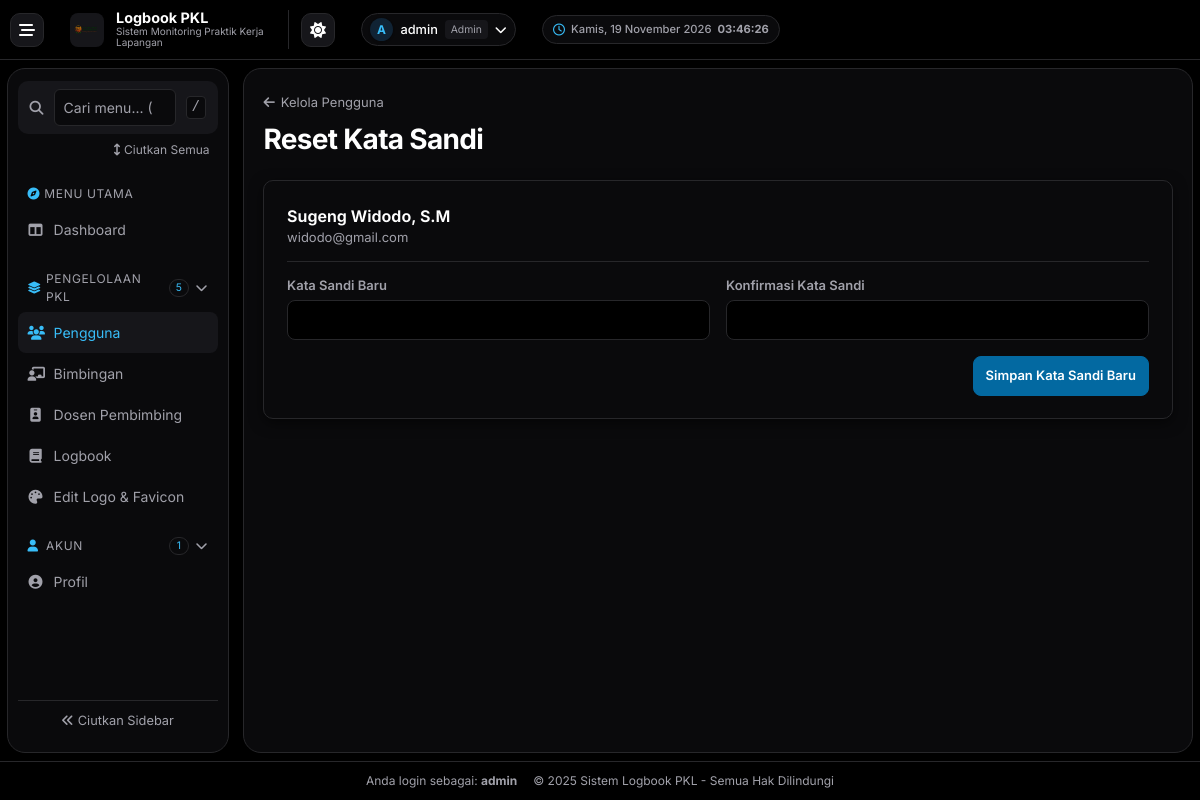
The page /admin/reset_password.php?id=8 (signed in) on the database its author committed.
### tables this page shows
CREATE TABLE IF NOT EXISTS `settings` (
  `setting_key` varchar(50) NOT NULL,
  `setting_value` text NOT NULL,
  `updated_at` timestamp NOT NULL DEFAULT CURRENT_TIMESTAMP ON UPDATE CURRENT_TIMESTAMP,
  PRIMARY KEY (`setting_key`)
);

CREATE TABLE `users` (
  `id` int(11) NOT NULL,
  `nama` varchar(100) DEFAULT NULL,
  `username` varchar(50) DEFAULT NULL,
  `password` varchar(255) DEFAULT NULL,
  `role` enum('admin','mahasiswa','dosen_pkl','dosen_lapangan') NOT NULL,
  `created_at` timestamp NOT NULL DEFAULT current_timestamp(),
  `remember_token` varchar(64) DEFAULT NULL,
  `prodi` varchar(100) DEFAULT NULL,
  `email_verified` tinyint(1) DEFAULT 0,
  `phone` varchar(15) DEFAULT NULL,
  `profile_image` varchar(255) DEFAULT NULL
);

### includes/settings.php (called while the page is built, shortened)
<?php
if (!function_exists('get_app_settings')) {
    function get_app_settings() {
        global $conn;
        static $settings_cache = null;
        if ($settings_cache !== null) {
            return $settings_cache;
        }
        $defaults = [
            'app_logo'           => 'assets/images/dashboard-logo-uam.png',
            'app_favicon'        => 'assets/images/dashboard-logo-uam.png',
            'app_logo_login'     => 'assets/images/uam1.png',
            'app_logo_secondary' => 'assets/images/dikti.png',
            'app_name'           => 'Logbook PKL',
            'app_desc'           => 'Sistem Monitoring Praktik Kerja Lapangan'
        ];
        $res = $conn->query("SELECT setting_key, setting_value FROM settings");
        if ($res && $res->num_rows > 0) {
            while ($row = $res->fetch_assoc()) {
                $defaults[$row['setting_key']] = $row['setting_value'];
            }
        }
        $settings_cache = $defaults;
        return $settings_cache;
    }
}
if (!function_exists('get_setting')) {
    function get_setting($key, $default = '') {
        $settings = get_app_settings();
        return $settings[$key] ?? $default;
    }
}

### admin/reset_password.php (the view, shortened to what this page needs)
<?php
require_once __DIR__ . '/../config/db.php';
$admin_id = (int) $_SESSION['user']['id'];
$target_id = filter_var($_GET['id'] ?? '', FILTER_VALIDATE_INT, ['options' => ['min_range' => 1]]);
$target = null;
if ($target_id !== false) {
    $stmt = $conn->prepare(
        "SELECT target.nama, target.username FROM users target
         JOIN users actor ON actor.id = ? AND actor.role = 'admin'
         WHERE target.id = ?"
    );
    $stmt->bind_param('ii', $admin_id, $target_id);
    $stmt->execute();
    $target = $stmt->get_result()->fetch_assoc();
}
require '../includes/header.php';
?>
<div class="dashboard-page">
    <header class="admin-list-header">
        <div>
            <a href="users.php" class="admin-list-back">
                <i class="fas fa-arrow-left" aria-hidden="true"></i> Kelola Pengguna
            </a>
            <h2 class="dashboard-title">Reset Kata Sandi</h2>
        </div>
    </header>
    <section class="dashboard-panel dashboard-section">
        <?php if (!$target): ?>
            <p>Pengguna tidak ditemukan.</p>
        <?php else: ?>
            <div class="profile-identity">
                <div>
                    <h2><?= htmlspecialchars($target['nama']) ?></h2>
                    <p><?= htmlspecialchars($target['username']) ?></p>
                </div>
            </div>
            <form method="post" action="reset_password.php?id=<?= $target_id ?>" class="profile-form">
                <div class="dashboard-fields">
                    <div>
                        <label class="dashboard-field-label" for="reset-new-password">Kata Sandi Baru</label>
                        <input id="reset-new-password" type="password" name="new_password" minlength="6"
                               maxlength="72" autocomplete="new-password" required class="dashboard-field-control">
                    </div>
                    <div>
                        <label class="dashboard-field-label" for="reset-confirm-password">Konfirmasi Kata Sandi</label>
                        <input id="reset-confirm-password" type="password" name="confirm_password" minlength="6"
                               maxlength="72" autocomplete="new-password" required class="dashboard-field-control">
                    </div>
                </div>
                <div class="profile-form-actions">
                    <button type="submit" class="admin-button admin-button-primary">Simpan Kata Sandi Baru</button>
                </div>
            </form>
        <?php endif; ?>
    </section>
</div>
<?php require '../includes/footer.php'; ?>

### includes/header.php (shortened to what this page needs)
<?php
$base_path = '';
if (strpos($_SERVER['PHP_SELF'], 'admin/') !== false) {
    $base_path = '../';
} elseif (strpos($_SERVER['PHP_SELF'], 'mahasiswa/') !== false ||
          strpos($_SERVER['PHP_SELF'], 'dosen_pkl/') !== false ||
          strpos($_SERVER['PHP_SELF'], 'dosen_lapangan/') !== false) {
    $base_path = '../';
}
$role_dashboard = [
    'admin' => $base_path . 'admin/dashboard.php',
    'mahasiswa' => $base_path . 'mahasiswa/dashboard.php',
    'dosen_pkl' => $base_path . 'dosen_pkl/dashboard.php',
    'dosen_lapangan' => $base_path . 'dosen_lapangan/dashboard.php'
];
$current_role = $_SESSION['user']['role'];
$dashboard_url = $role_dashboard[$current_role] ?? '../index.php';
$is_impersonating = isset($_SESSION['impersonator_id']);
?>
<!DOCTYPE html>
<html lang="id">
<head>
    <?php
    $app_favicon = function_exists('get_setting') ? get_setting('app_favicon', 'assets/images/dashboard-logo-uam.png') : 'assets/images/dashboard-logo-uam.png';
    $app_logo    = function_exists('get_setting') ? get_setting('app_logo', 'assets/images/dashboard-logo-uam.png') : 'assets/images/dashboard-logo-uam.png';
    $app_name    = function_exists('get_setting') ? get_setting('app_name', 'Logbook PKL') : 'Logbook PKL';
    $app_desc    = function_exists('get_setting') ? get_setting('app_desc', 'Sistem Monitoring Praktik Kerja Lapangan') : 'Sistem Monitoring Praktik Kerja Lapangan';
    ?>
    <script src="https://cdn.tailwindcss.com"></script>
    <link rel="stylesheet" href="https://cdnjs.cloudflare.com/ajax/libs/font-awesome/6.5.0/css/all.min.css">
    <link rel="stylesheet" href="<?= $base_path ?>assets/css/dashboard.css">
</head>
<body class="min-h-screen pkl-dashboard<?= $is_impersonating ? ' is-impersonating' : '' ?>">
<nav class="sticky top-0 z-50" aria-label="Bilah atas">
    <div>
        <div class="flex justify-between items-center h-16">
            <div class="flex items-center space-x-4">
                <button type="button" id="dashboardSidebarToggle" class="dashboard-sidebar-toggle"
                        aria-label="Menu navigasi" aria-controls="dashboardSidebar" aria-expanded="false">
                    <i class="fas fa-bars-staggered" aria-hidden="true"></i>
                </button>
                <a href="<?= $dashboard_url ?>" class="flex items-center space-x-3">
                    <?php if (!empty($app_logo) && file_exists(__DIR__ . '/../' . $app_logo)): ?>
                        <div class="w-10 h-10 bg-white rounded-lg flex items-center justify-center shadow overflow-hidden p-1">
                            <img src="<?= $base_path . htmlspecialchars($app_logo) ?>?v=<?= filemtime(__DIR__ . '/../' . $app_logo) ?>" alt="Logo <?= htmlspecialchars($app_name) ?>" class="max-w-full max-h-full object-contain">
                        </div>
                    <?php else: ?>
                        <div class="w-10 h-10 bg-white rounded-lg flex items-center justify-center shadow">
                            <i class="fas fa-graduation-cap text-blue-600 text-lg" aria-hidden="true"></i>
                        </div>
                    <?php endif; ?>
                    <div class="hidden md:block">
                        <h1 class="text-lg font-bold text-white"><?= htmlspecialchars($app_name) ?></h1>
                        <p class="text-xs text-blue-100"><?= htmlspecialchars($app_desc) ?></p>
                    </div>
                </a>
            </div>
            <div class="flex items-center space-x-4">
                <button type="button" id="dashboardThemeToggle" class="dashboard-sidebar-toggle dashboard-theme-toggle"
                        aria-label="Mode gelap" aria-pressed="true" title="Ganti ke tema terang">
                    <i class="fas fa-sun" aria-hidden="true"></i>
                </button>
                <div class="hidden md:block text-right">
                    <i class="far fa-clock dashboard-clock-icon" aria-hidden="true"></i>
                    <div id="tanggal" class="text-sm font-medium text-blue-100"></div>
                    <div id="jam" class="text-xs text-white/90 time"></div>
                </div>
                <div class="relative">
                    <button id="userMenuButton" class="flex items-center space-x-3 focus:outline-none focus:ring-2 focus:ring-white/30 rounded-lg p-1">
                        <div class="w-10 h-10 rounded-full border-2 border-white overflow-hidden bg-gradient-to-r from-blue-400 to-purple-400 flex items-center justify-center shadow">
                            <?php if (isset($_SESSION['user']['profile_image']) && !empty($_SESSION['user']['profile_image'])): ?>
                                <img src="<?= $base_path ?>assets/uploads/profiles/<?= htmlspecialchars($_SESSION['user']['profile_image']) ?>"
                                     alt="Profile"
                                     class="w-full h-full object-cover">
                            <?php else: ?>
                                <span class="text-white font-bold text-lg">
                                    <?= strtoupper(substr($_SESSION['user']['nama'], 0, 1)) ?>
                                </span>
                            <?php endif; ?>
                        </div>
                        <div class="dashboard-account-label hidden md:block text-left">
                            <div class="text-sm font-medium text-white"><?= htmlspecialchars($_SESSION['user']['nama']) ?></div>
                            <div class="text-xs text-blue-100 capitalize"><?= $current_role ?></div>
                        </div>
                        <i class="fas fa-chevron-down text-white text-xs hidden md:block"></i>
                    </button>
                </div>
            </div>
        </div>
    </div>
</nav>
<div class="dashboard-layout" id="dashboardLayout">
<?php require __DIR__ . '/dashboard-sidebar.php'; ?>
<main id="dashboardMain">

### includes/header.php (style rules this page uses)
body { font-family: 'Inter', sans-serif; }
.time { font-size: 0.875rem; line-height: 1.25rem; }

### rows shown on the page
settings: setting_key "Logbook PKL"
users: nama "Sugeng Widodo, S.M", username "widodo@gmail.com"

### other values the page prints
$app_desc "Sistem Monitoring Praktik Kerja Lapangan"
substr($_SESSION['user']['nama'], 0, 1) "A"
$_SESSION['user']['nama'] "admin"
$current_role "Admin"
$label_link "Dashboard"
$label "PENGELOLAAN PKL"
count($links) "5"
$label_link "Pengguna"
$label_link "Bimbingan"
$label_link "Dosen Pembimbing"
$label_link "Logbook"
$label_link "Edit Logo & Favicon"
$label "AKUN"
count($links) "1"
$label_link "Profil"
